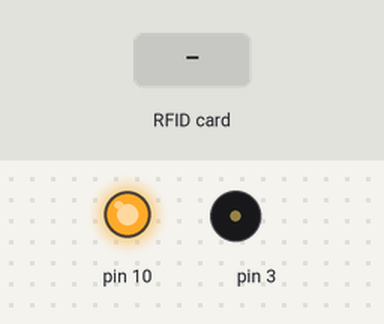
A sketch run on a simulated Arduino Uno, built with avr-gcc and run on an emulated ATmega328P. On the bench: output pins drawn as LEDs (lit = HIGH), buzzer (waves = sounding). The test bench sets the inputs (shaded band). What the sketch prints to the serial monitor is not drawn.

Above: at 1.2 s.
1.3 s: RFID card 5E 7A 19 C4 held to the reader
Timing chart, 0 to 4.3 s (numbered marks = the images above; inputs shaded):
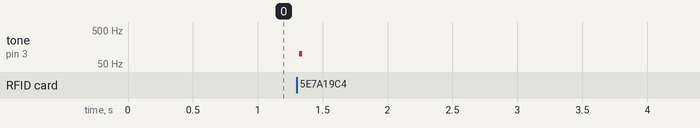

Measured:
- after the input at 1.3 s, tone on pin 3: silent → 100 Hz at once, → silent 0.02 s later

The sketch:

sketch_feb22d.ino
```cpp
#include <SPI.h>
#include <MFRC522.h>

#define SS_PIN 13
#define RST_PIN 9

MFRC522 rfid(SS_PIN, RST_PIN);
MFRC522::MIFARE_Key key;
void setup() {
  Serial.begin(9600);
  SPI.begin();
  rfid.PCD_Init();
  pinMode(3, OUTPUT);


}

void tonerr() {
  tone(3, 100, 20);
  delay(2000);
  noTone(3);
  delay(2000);
}

void loop() {
  Serial.print("1");
  if (!(rfid.PICC_IsNewCardPresent() || rfid.PICC_ReadCardSerial()))
  {
    Serial.println("2");
    return;
  }
  Serial.print("3");
  Serial.print("PICC type: ");
  MFRC522::PICC_Type piccType = rfid.PICC_GetType(rfid.uid.sak);
  Serial.println(rfid.PICC_GetTypeName(piccType));

  if (piccType != MFRC522::PICC_TYPE_MIFARE_MINI && MFRC522::PICC_TYPE_MIFARE_1K && MFRC522::PICC_TYPE_MIFARE_4K )
  {
    Serial.println("Your tag is not of type MIFARE Classic.");
    tonerr();
    Serial.print("3");
    return;
  }
  String strID = "";
  Serial.print("str :");
  Serial.print(strID);
  for (byte i = 0; i < 4; i++) {
    Serial.print(i);
    strID += (rfid.uid.uidByte[i] < 0x10 ? "0" : "") +
             String(rfid.uid.uidByte[i], HEX) + (i != 3 ? ":" : "");
  }
  strID.toUpperCase();
  Serial.print("Tap card key: ");
  Serial.print(strID);
  //  if (strID.indexOf("70:53:5D:A8")>=0){
  if (strID >= "0") {
    Serial.println("Tag OK!!");
    tonerr();
  }

  //  }
  rfid.PICC_HaltA();
  rfid.PCD_StopCrypto1();

}
```
